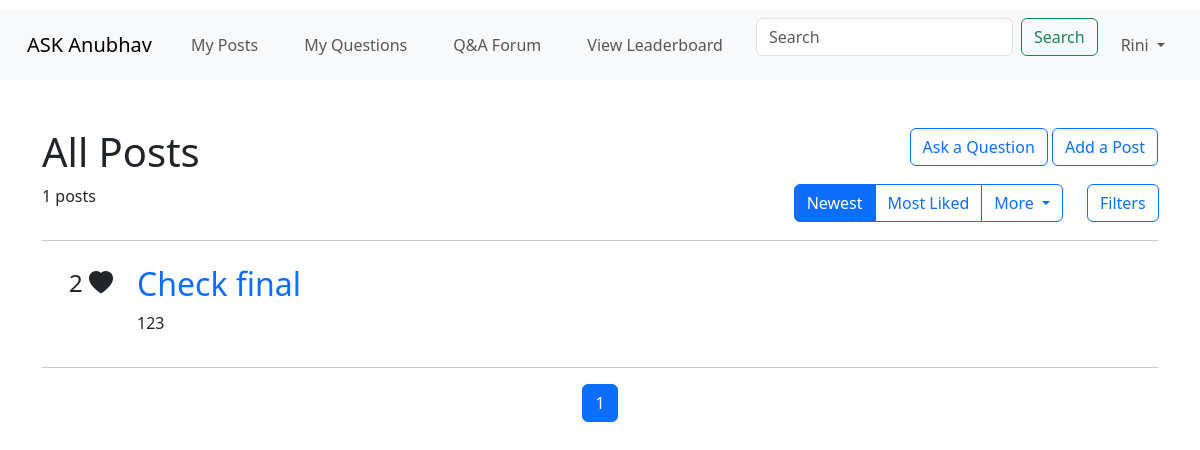
Page / (signed in) on the earlier database version.
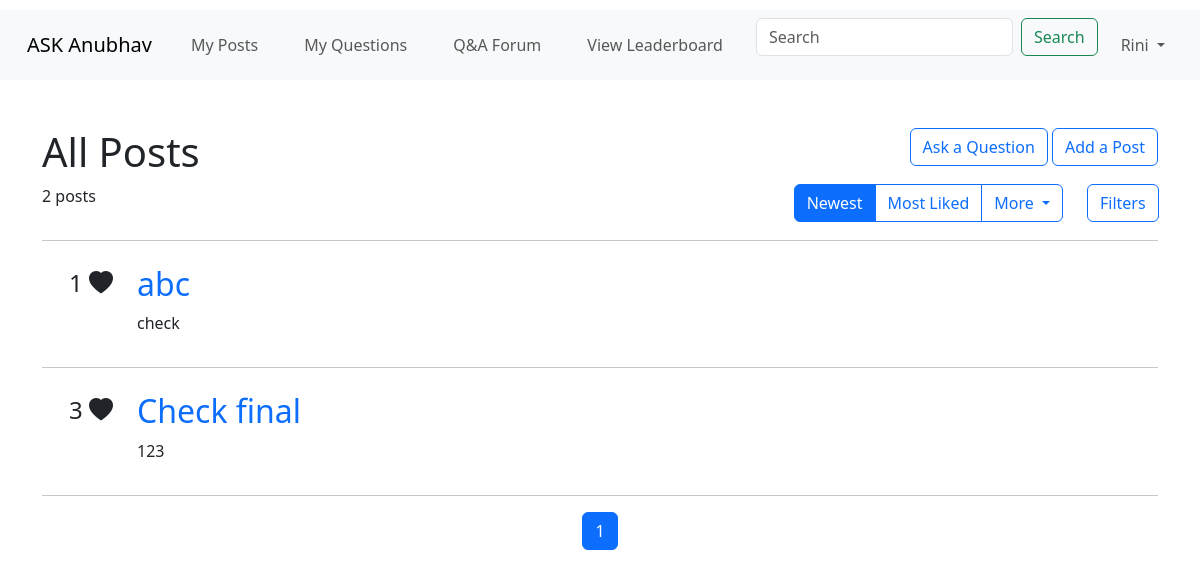
Same page on the later database version.
### merged.py (models this page shows, shortened)
class Post(db.Model):
    __tablename__ = 'post'
    id = db.Column(db.Integer, primary_key=True)
    title = db.Column(db.String(100), nullable=False)
    body = db.Column(db.Text, nullable=False)
    keywords = db.Column(db.String(255))
    date_of_post = db.Column(db.DateTime, default=lambda: datetime.now(timezone.utc))
    student_id = db.Column(db.Integer, nullable=False)
    like_count = db.Column(db.Integer, default=0)
    tags = db.relationship('Tag', secondary=post_tags, lazy='subquery', backref=db.backref('posts', lazy=True))
    approval = db.relationship('PostApproval', uselist=False, back_populates='post')

### merged.py (the view, shortened to what this page needs)
@app.route('/index')
@app.route('/')
def index():
    try:
        if 'student_id' not in session:
            flash("Please login to access the dashboard", "warning")
            return redirect(url_for('login'))
        page = request.args.get('page', 1, type=int)
        per_page = 5
        search_query = request.args.get('search', '').strip()
        posts_query = Post.query.outerjoin(PostApproval, Post.id == PostApproval.post_id)
        if not session.get('is_faculty'):
            posts_query = posts_query.filter(or_(PostApproval.status == "Approved"))
        posts_query = posts_query.order_by(Post.date_of_post.desc())
        pagination = posts_query.paginate(page=page, per_page=per_page, error_out=False)
        posts = pagination.items
        return render_template(
            'ASK_Anubhav/Student/index.html',
            posts=posts,
            pagination=pagination,
            total_posts=posts_query.count(),
            search_query=search_query,
            username=session.get('username', 'Guest')
        )
    except Exception as e:
        print(f"An error occurred: {str(e)}")
        flash("Something went wrong!", "danger")
        return redirect(url_for('login'))

### merged.py (called while the page is built)
@app.context_processor
def inject_session():
    try:
        return dict(session=session)  # Inject session into all templates
    except Exception as e:
        print("Session not created due to: {str(e)}")
        return dict(session={})

### templates/ASK_Anubhav/Student/index.html (shortened to what the changed rows need)
<!DOCTYPE html>
<html lang="en">
<head>
  <link rel="stylesheet" href="/static/style.css" />
  <link href="https://cdn.jsdelivr.net/npm/bootstrap@5.3.3/dist/css/bootstrap.min.css" rel="stylesheet"
 />
  <link href="https://cdn.jsdelivr.net/npm/bootstrap-icons/font/bootstrap-icons.css" rel="stylesheet">
</head>
<body>
  <div class="container">
    <div class="row mt-5">
      <div class="col-md-9 ">
        <h1>All Posts</h1>
      </div>
      <div class="col-md-3 text-end">
      </div>
    </div>
    <div class="row">
      <div class="col-2 col-sm-2 col-md-2 col-xs-2">
        <p>{{ total_posts }} posts</p>
      </div>
      <div class="col-9 col-sm-9 col-md-9 col-xs-9 text-end">
      </div>
      <div class="col-1 col-sm-1 col-md-1 col-xs-1 text-end">
      </div>
    </div>
    <hr />
    {% for post in posts %}
    <div class="row mt-4" id="post-{{ post.id }}" onclick="window.location='{{ url_for('post_details', post_id=post.id) }}';"
         style="cursor: pointer;">
      <div class="col-1 text-end">
        <p style="font-size: 24px;">{{ post.like_count }} <i class="bi bi-heart-fill"></i></p>
      </div>
      <div class="col-11">
        <a class="anchor-tag" href="{{ url_for('post_details', post_id=post.id) }}" style="text-decoration:none;">
          <h2>{{ post.title }}</h2>
        </a>
        <p>{{ post.body[:350] }}
        </p>
      </div>
    </div>
    <hr />
    {% endfor %}
  </div>
  <nav>
    <ul class="pagination justify-content-center">
      {% for num in pagination.iter_pages() %}
      {% if num %}
      {% if num == pagination.page %}
      <li class="page-item active"><span class="page-link">{{ num }}</span></li>
      {% else %}
      <li class="page-item">
        <a class="page-link" href="{{ url_for('index', page=num, search=search_query) }}">{{ num }}</a>
      </li>
      {% endif %}
      {% else %}
      <li class="page-item disabled"><span class="page-link">...</span></li>
      {% endif %}
      {% endfor %}
    </ul>
  </nav>
</body>
</html>

Differences in the rows shown:
added Post: like_count "1", title "abc", body "check"
changed Post "Check final": like_count "2" → "3"
Other differences:
{{ total_posts }}: "1" → "2"
